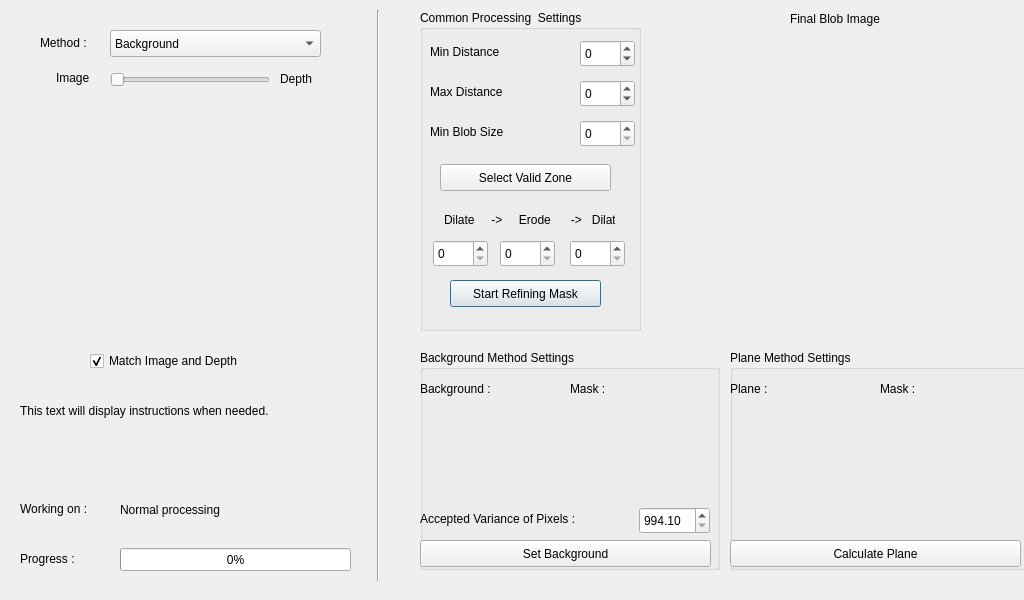
<?xml version="1.0" encoding="UTF-8"?>
<ui version="4.0">
 <class>cameraSettings2d</class>
 <widget class="QDialog" name="cameraSettings2d">
  <property name="geometry">
   <rect>
    <x>0</x>
    <y>0</y>
    <width>1024</width>
    <height>600</height>
   </rect>
  </property>
  <property name="windowTitle">
   <string>Kinect Touch Settings</string>
  </property>
  <widget class="glwidget2d" name="glImage" native="true">
   <property name="geometry">
    <rect>
     <x>30</x>
     <y>100</y>
     <width>320</width>
     <height>240</height>
    </rect>
   </property>
  </widget>
  <widget class="QSlider" name="horizontalSlider">
   <property name="geometry">
    <rect>
     <x>110</x>
     <y>70</y>
     <width>160</width>
     <height>19</height>
    </rect>
   </property>
   <property name="maximum">
    <number>100</number>
   </property>
   <property name="orientation">
    <enum>Qt::Horizontal</enum>
   </property>
  </widget>
  <widget class="QLabel" name="label">
   <property name="geometry">
    <rect>
     <x>56</x>
     <y>68</y>
     <width>51</width>
     <height>20</height>
    </rect>
   </property>
   <property name="text">
    <string>Image</string>
   </property>
  </widget>
  <widget class="QLabel" name="label_2">
   <property name="geometry">
    <rect>
     <x>280</x>
     <y>70</y>
     <width>67</width>
     <height>17</height>
    </rect>
   </property>
   <property name="text">
    <string>Depth</string>
   </property>
  </widget>
  <widget class="glwidget2d" name="glBlobs" native="true">
   <property name="geometry">
    <rect>
     <x>687</x>
     <y>40</y>
     <width>320</width>
     <height>240</height>
    </rect>
   </property>
  </widget>
  <widget class="QComboBox" name="methodToUse">
   <property name="geometry">
    <rect>
     <x>110</x>
     <y>30</y>
     <width>211</width>
     <height>27</height>
    </rect>
   </property>
   <item>
    <property name="text">
     <string>Background</string>
    </property>
   </item>
   <item>
    <property name="text">
     <string>Plane</string>
    </property>
   </item>
  </widget>
  <widget class="QLabel" name="label_3">
   <property name="geometry">
    <rect>
     <x>40</x>
     <y>34</y>
     <width>67</width>
     <height>17</height>
    </rect>
   </property>
   <property name="text">
    <string>Method : </string>
   </property>
  </widget>
  <widget class="QGroupBox" name="commonSettings">
   <property name="geometry">
    <rect>
     <x>420</x>
     <y>10</y>
     <width>221</width>
     <height>321</height>
    </rect>
   </property>
   <property name="title">
    <string>Common Processing  Settings</string>
   </property>
   <widget class="QSpinBox" name="minDistance">
    <property name="geometry">
     <rect>
      <x>160</x>
      <y>30</y>
      <width>55</width>
      <height>27</height>
     </rect>
    </property>
    <property name="minimum">
     <number>-6000</number>
    </property>
    <property name="maximum">
     <number>6000</number>
    </property>
    <property name="singleStep">
     <number>1</number>
    </property>
   </widget>
   <widget class="QSpinBox" name="maxDistance">
    <property name="geometry">
     <rect>
      <x>160</x>
      <y>70</y>
      <width>55</width>
      <height>27</height>
     </rect>
    </property>
    <property name="minimum">
     <number>-6000</number>
    </property>
    <property name="maximum">
     <number>6000</number>
    </property>
    <property name="singleStep">
     <number>1</number>
    </property>
   </widget>
   <widget class="QSpinBox" name="minBlobSize">
    <property name="geometry">
     <rect>
      <x>160</x>
      <y>110</y>
      <width>55</width>
      <height>27</height>
     </rect>
    </property>
    <property name="maximum">
     <number>1000</number>
    </property>
   </widget>
   <widget class="QLabel" name="label_4">
    <property name="geometry">
     <rect>
      <x>10</x>
      <y>33</y>
      <width>91</width>
      <height>17</height>
     </rect>
    </property>
    <property name="text">
     <string>Min Distance</string>
    </property>
   </widget>
   <widget class="QLabel" name="label_5">
    <property name="geometry">
     <rect>
      <x>10</x>
      <y>73</y>
      <width>101</width>
      <height>17</height>
     </rect>
    </property>
    <property name="text">
     <string>Max Distance</string>
    </property>
   </widget>
   <widget class="QLabel" name="label_6">
    <property name="geometry">
     <rect>
      <x>10</x>
      <y>113</y>
      <width>101</width>
      <height>17</height>
     </rect>
    </property>
    <property name="text">
     <string>Min Blob Size</string>
    </property>
   </widget>
   <widget class="QPushButton" name="zoneButton">
    <property name="geometry">
     <rect>
      <x>20</x>
      <y>154</y>
      <width>171</width>
      <height>27</height>
     </rect>
    </property>
    <property name="text">
     <string>Select Valid Zone</string>
    </property>
    <property name="autoDefault">
     <bool>false</bool>
    </property>
   </widget>
   <widget class="QLabel" name="label_8">
    <property name="geometry">
     <rect>
      <x>24</x>
      <y>200</y>
      <width>171</width>
      <height>20</height>
     </rect>
    </property>
    <property name="autoFillBackground">
     <bool>false</bool>
    </property>
    <property name="text">
     <string>Dilate     -&gt;     Erode      -&gt;   Dilate</string>
    </property>
    <property name="textFormat">
     <enum>Qt::AutoText</enum>
    </property>
    <property name="scaledContents">
     <bool>true</bool>
    </property>
    <property name="wordWrap">
     <bool>false</bool>
    </property>
   </widget>
   <widget class="QSpinBox" name="dilate0">
    <property name="geometry">
     <rect>
      <x>13</x>
      <y>230</y>
      <width>55</width>
      <height>27</height>
     </rect>
    </property>
    <property name="maximum">
     <number>10</number>
    </property>
   </widget>
   <widget class="QSpinBox" name="erode">
    <property name="geometry">
     <rect>
      <x>80</x>
      <y>230</y>
      <width>55</width>
      <height>27</height>
     </rect>
    </property>
    <property name="maximum">
     <number>10</number>
    </property>
   </widget>
   <widget class="QSpinBox" name="dilate1">
    <property name="geometry">
     <rect>
      <x>150</x>
      <y>230</y>
      <width>55</width>
      <height>27</height>
     </rect>
    </property>
    <property name="maximum">
     <number>10</number>
    </property>
   </widget>
   <widget class="QPushButton" name="refineMask">
    <property name="geometry">
     <rect>
      <x>30</x>
      <y>270</y>
      <width>151</width>
      <height>27</height>
     </rect>
    </property>
    <property name="text">
     <string>Start Refining Mask</string>
    </property>
   </widget>
  </widget>
  <widget class="QProgressBar" name="progressBar">
   <property name="geometry">
    <rect>
     <x>120</x>
     <y>548</y>
     <width>231</width>
     <height>23</height>
    </rect>
   </property>
   <property name="value">
    <number>0</number>
   </property>
  </widget>
  <widget class="QLabel" name="label_7">
   <property name="geometry">
    <rect>
     <x>20</x>
     <y>500</y>
     <width>101</width>
     <height>17</height>
    </rect>
   </property>
   <property name="text">
    <string>Working on :</string>
   </property>
  </widget>
  <widget class="QLabel" name="processLabel">
   <property name="geometry">
    <rect>
     <x>120</x>
     <y>501</y>
     <width>231</width>
     <height>17</height>
    </rect>
   </property>
   <property name="text">
    <string>Normal processing</string>
   </property>
  </widget>
  <widget class="QLabel" name="label_9">
   <property name="geometry">
    <rect>
     <x>20</x>
     <y>550</y>
     <width>91</width>
     <height>17</height>
    </rect>
   </property>
   <property name="text">
    <string>Progress :</string>
   </property>
  </widget>
  <widget class="Line" name="line">
   <property name="geometry">
    <rect>
     <x>363</x>
     <y>10</y>
     <width>31</width>
     <height>571</height>
    </rect>
   </property>
   <property name="orientation">
    <enum>Qt::Vertical</enum>
   </property>
  </widget>
  <widget class="QLabel" name="label_10">
   <property name="geometry">
    <rect>
     <x>790</x>
     <y>10</y>
     <width>111</width>
     <height>17</height>
    </rect>
   </property>
   <property name="text">
    <string>Final Blob Image</string>
   </property>
  </widget>
  <widget class="QGroupBox" name="backSettings">
   <property name="enabled">
    <bool>true</bool>
   </property>
   <property name="geometry">
    <rect>
     <x>420</x>
     <y>350</y>
     <width>300</width>
     <height>220</height>
    </rect>
   </property>
   <property name="title">
    <string>Background Method Settings</string>
   </property>
   <property name="flat">
    <bool>false</bool>
   </property>
   <widget class="QPushButton" name="calBack">
    <property name="geometry">
     <rect>
      <x>0</x>
      <y>190</y>
      <width>291</width>
      <height>27</height>
     </rect>
    </property>
    <property name="text">
     <string>Set Background</string>
    </property>
   </widget>
   <widget class="glwidget2d" name="imgBack" native="true">
    <property name="geometry">
     <rect>
      <x>0</x>
      <y>60</y>
      <width>131</width>
      <height>91</height>
     </rect>
    </property>
   </widget>
   <widget class="QLabel" name="label_11">
    <property name="geometry">
     <rect>
      <x>0</x>
      <y>30</y>
      <width>101</width>
      <height>17</height>
     </rect>
    </property>
    <property name="text">
     <string>Background : </string>
    </property>
   </widget>
   <widget class="glwidget2d" name="imgMaskBack" native="true">
    <property name="geometry">
     <rect>
      <x>150</x>
      <y>60</y>
      <width>141</width>
      <height>91</height>
     </rect>
    </property>
   </widget>
   <widget class="QLabel" name="label_12">
    <property name="geometry">
     <rect>
      <x>150</x>
      <y>30</y>
      <width>67</width>
      <height>17</height>
     </rect>
    </property>
    <property name="text">
     <string>Mask :</string>
    </property>
   </widget>
   <widget class="QLabel" name="label_17">
    <property name="geometry">
     <rect>
      <x>0</x>
      <y>160</y>
      <width>211</width>
      <height>17</height>
     </rect>
    </property>
    <property name="text">
     <string>Accepted Variance of Pixels : </string>
    </property>
   </widget>
   <widget class="QDoubleSpinBox" name="variance">
    <property name="geometry">
     <rect>
      <x>219</x>
      <y>157</y>
      <width>71</width>
      <height>27</height>
     </rect>
    </property>
    <property name="decimals">
     <number>2</number>
    </property>
    <property name="minimum">
     <double>994.100000000000023</double>
    </property>
    <property name="maximum">
     <double>996.000000000000000</double>
    </property>
    <property name="singleStep">
     <double>0.010000000000000</double>
    </property>
   </widget>
  </widget>
  <widget class="QGroupBox" name="planeSettings">
   <property name="geometry">
    <rect>
     <x>730</x>
     <y>350</y>
     <width>300</width>
     <height>220</height>
    </rect>
   </property>
   <property name="title">
    <string>Plane Method Settings</string>
   </property>
   <widget class="QLabel" name="label_14">
    <property name="geometry">
     <rect>
      <x>150</x>
      <y>30</y>
      <width>67</width>
      <height>17</height>
     </rect>
    </property>
    <property name="text">
     <string>Mask :</string>
    </property>
   </widget>
   <widget class="glwidget2d" name="imgMaskPlane" native="true">
    <property name="geometry">
     <rect>
      <x>150</x>
      <y>60</y>
      <width>141</width>
      <height>91</height>
     </rect>
    </property>
   </widget>
   <widget class="glwidget2d" name="imgPlane" native="true">
    <property name="geometry">
     <rect>
      <x>0</x>
      <y>60</y>
      <width>131</width>
      <height>91</height>
     </rect>
    </property>
   </widget>
   <widget class="QLabel" name="label_15">
    <property name="geometry">
     <rect>
      <x>0</x>
      <y>30</y>
      <width>101</width>
      <height>17</height>
     </rect>
    </property>
    <property name="text">
     <string>Plane : </string>
    </property>
   </widget>
   <widget class="QPushButton" name="calcPlane">
    <property name="geometry">
     <rect>
      <x>0</x>
      <y>190</y>
      <width>291</width>
      <height>27</height>
     </rect>
    </property>
    <property name="text">
     <string>Calculate Plane</string>
    </property>
   </widget>
  </widget>
  <widget class="QLabel" name="Instructions">
   <property name="geometry">
    <rect>
     <x>20</x>
     <y>360</y>
     <width>331</width>
     <height>101</height>
    </rect>
   </property>
   <property name="text">
    <string>This text will display instructions when needed. </string>
   </property>
  </widget>
  <widget class="QCheckBox" name="matchIandD">
   <property name="geometry">
    <rect>
     <x>90</x>
     <y>350</y>
     <width>211</width>
     <height>22</height>
    </rect>
   </property>
   <property name="text">
    <string>Match Image and Depth</string>
   </property>
   <property name="checked">
    <bool>true</bool>
   </property>
  </widget>
 </widget>
 <customwidgets>
  <customwidget>
   <class>glwidget2d</class>
   <extends>QWidget</extends>
   <header>glwidget2d.h</header>
   <container>1</container>
  </customwidget>
 </customwidgets>
 <resources/>
 <connections/>
</ui>
